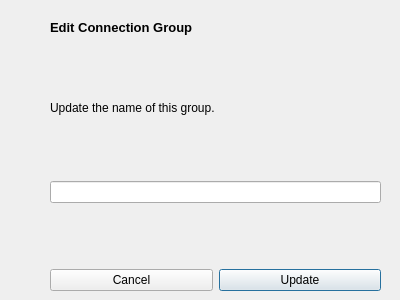
<?xml version="1.0" encoding="UTF-8"?>
<ui version="4.0">
 <class>Dialog</class>
 <widget class="QDialog" name="Dialog">
  <property name="windowModality">
   <enum>Qt::WindowModality::WindowModal</enum>
  </property>
  <property name="geometry">
   <rect>
    <x>0</x>
    <y>0</y>
    <width>400</width>
    <height>300</height>
   </rect>
  </property>
  <property name="windowTitle">
   <string>Edit Connection Group</string>
  </property>
  <widget class="QWidget" name="layoutWidget">
   <property name="geometry">
    <rect>
     <x>50</x>
     <y>20</y>
     <width>331</width>
     <height>271</height>
    </rect>
   </property>
   <layout class="QGridLayout" name="gridLayout">
    <item row="2" column="0" colspan="2">
     <widget class="QLabel" name="label_2">
      <property name="text">
       <string>Update the name of this group.</string>
      </property>
     </widget>
    </item>
    <item row="0" column="0" colspan="2">
     <widget class="QLabel" name="label">
      <property name="font">
       <font>
        <pointsize>10</pointsize>
        <bold>true</bold>
       </font>
      </property>
      <property name="text">
       <string>Edit Connection Group</string>
      </property>
     </widget>
    </item>
    <item row="6" column="1">
     <widget class="QPushButton" name="pushButton_2">
      <property name="text">
       <string>Update</string>
      </property>
     </widget>
    </item>
    <item row="5" column="0">
     <spacer name="verticalSpacer">
      <property name="orientation">
       <enum>Qt::Orientation::Vertical</enum>
      </property>
      <property name="sizeHint" stdset="0">
       <size>
        <width>20</width>
        <height>40</height>
       </size>
      </property>
     </spacer>
    </item>
    <item row="6" column="0">
     <widget class="QPushButton" name="pushButton">
      <property name="text">
       <string>Cancel</string>
      </property>
     </widget>
    </item>
    <item row="1" column="0">
     <spacer name="verticalSpacer_2">
      <property name="orientation">
       <enum>Qt::Orientation::Vertical</enum>
      </property>
      <property name="sizeHint" stdset="0">
       <size>
        <width>20</width>
        <height>40</height>
       </size>
      </property>
     </spacer>
    </item>
    <item row="4" column="0" colspan="2">
     <widget class="QLineEdit" name="lineEdit"/>
    </item>
    <item row="3" column="0">
     <spacer name="verticalSpacer_3">
      <property name="orientation">
       <enum>Qt::Orientation::Vertical</enum>
      </property>
      <property name="sizeHint" stdset="0">
       <size>
        <width>20</width>
        <height>40</height>
       </size>
      </property>
     </spacer>
    </item>
   </layout>
  </widget>
 </widget>
 <resources/>
 <connections/>
</ui>
